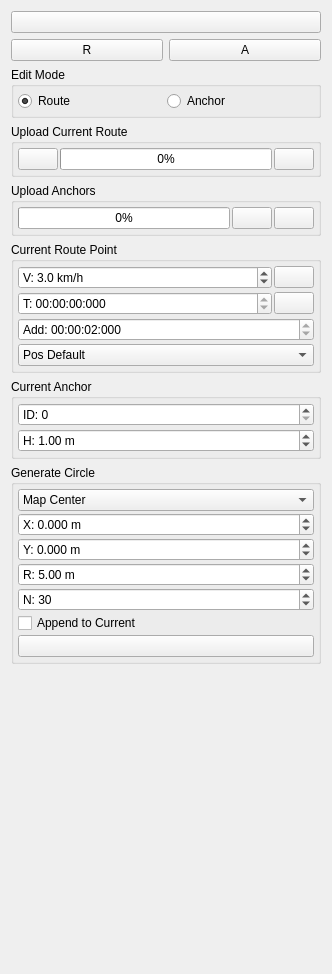
                  <widget class="QWidget" name="scrollAreaWidgetContents_3">
                   <property name="geometry">
                    <rect>
                     <x>0</x>
                     <y>0</y>
                     <width>332</width>
                     <height>974</height>
                    </rect>
                   </property>
                   <layout class="QVBoxLayout" name="verticalLayout_23">
                    <item>
                     <widget class="QPushButton" name="mapEditHelpButton">
                      <property name="toolTip">
                       <string>Show keyboard shortcuts</string>
                      </property>
                      <property name="text">
                       <string/>
                      </property>
                      <property name="icon">
                       <iconset resource="resources.qrc">
                        <normaloff>:/models/Icons/Help-96.png</normaloff>:/models/Icons/Help-96.png</iconset>
                      </property>
                     </widget>
                    </item>
                    <item>
                     <layout class="QHBoxLayout" name="horizontalLayout_5">
                      <item>
                       <widget class="QPushButton" name="mapRemoveRouteButton">
                        <property name="toolTip">
                         <string>Delete current route</string>
                        </property>
                        <property name="text">
                         <string>R</string>
                        </property>
                        <property name="icon">
                         <iconset resource="resources.qrc">
                          <normaloff>:/models/Icons/Delete2-96.png</normaloff>:/models/Icons/Delete2-96.png</iconset>
                        </property>
                       </widget>
                      </item>
                      <item>
                       <widget class="QPushButton" name="removeAnchorsButton">
                        <property name="toolTip">
                         <string>Delete anchors</string>
                        </property>
                        <property name="text">
                         <string>A</string>
                        </property>
                        <property name="icon">
                         <iconset resource="resources.qrc">
                          <normaloff>:/models/Icons/Delete2-96.png</normaloff>:/models/Icons/Delete2-96.png</iconset>
                        </property>
                       </widget>
                      </item>
                     </layout>
                    </item>
                    <item>
                     <widget class="QGroupBox" name="groupBox_8">
                      <property name="title">
                       <string>Edit Mode</string>
                      </property>
                      <layout class="QHBoxLayout" name="horizontalLayout_15">
                       <property name="spacing">
                        <number>2</number>
                       </property>
                       <property name="leftMargin">
                        <number>4</number>
                       </property>
                       <property name="topMargin">
                        <number>4</number>
                       </property>
                       <property name="rightMargin">
                        <number>4</number>
                       </property>
                       <property name="bottomMargin">
                        <number>4</number>
                       </property>
                       <item>
                        <widget class="QRadioButton" name="modeRouteButton">
                         <property name="text">
                          <string>Route</string>
                         </property>
                         <property name="checked">
                          <bool>true</bool>
                         </property>
                        </widget>
                       </item>
                       <item>
                        <widget class="QRadioButton" name="modeAnchorButton">
                         <property name="text">
                          <string>Anchor</string>
                         </property>
                        </widget>
                       </item>
                      </layout>
                     </widget>
                    </item>
                    <item>
                     <widget class="QGroupBox" name="groupBox_6">
                      <property name="title">
                       <string>Upload Current Route</string>
                      </property>
                      <layout class="QHBoxLayout" name="horizontalLayout_9">
                       <property name="spacing">
                        <number>2</number>
                       </property>
                       <property name="leftMargin">
                        <number>4</number>
                       </property>
                       <property name="topMargin">
                        <number>4</number>
                       </property>
                       <property name="rightMargin">
                        <number>4</number>
                       </property>
                       <property name="bottomMargin">
                        <number>4</number>
                       </property>
                       <item>
                        <widget class="QPushButton" name="mapGetRouteButton">
                         <property name="toolTip">
                          <string>Read route from car</string>
                         </property>
                         <property name="text">
                          <string/>
                         </property>
                         <property name="icon">
                          <iconset resource="resources.qrc">
                           <normaloff>:/models/Icons/Upload-96.png</normaloff>:/models/Icons/Upload-96.png</iconset>
                         </property>
                        </widget>
                       </item>
                       <item>
                        <widget class="QProgressBar" name="mapUploadRouteProgressBar">
                         <property name="value">
                          <number>0</number>
                         </property>
                        </widget>
                       </item>
                       <item>
                        <widget class="QPushButton" name="mapUploadRouteButton">
                         <property name="sizePolicy">
                          <sizepolicy hsizetype="Fixed" vsizetype="Fixed">
                           <horstretch>0</horstretch>
                           <verstretch>0</verstretch>
                          </sizepolicy>
                         </property>
                         <property name="toolTip">
                          <string>Write route to car</string>
                         </property>
                         <property name="text">
                          <string/>
                         </property>
                         <property name="icon">
                          <iconset resource="resources.qrc">
                           <normaloff>:/models/Icons/Download-96.png</normaloff>:/models/Icons/Download-96.png</iconset>
                         </property>
                        </widget>
                       </item>
                      </layout>
                     </widget>
                    </item>
                    <item>
                     <widget class="QGroupBox" name="groupBox_17">
                      <property name="title">
                       <string>Upload Anchors</string>
                      </property>
                      <layout class="QHBoxLayout" name="horizontalLayout_16">
                       <property name="spacing">
                        <number>2</number>
                       </property>
                       <property name="leftMargin">
                        <number>4</number>
                       </property>
                       <property name="topMargin">
                        <number>4</number>
                       </property>
                       <property name="rightMargin">
                        <number>4</number>
                       </property>
                       <property name="bottomMargin">
                        <number>4</number>
                       </property>
                       <item>
                        <widget class="QProgressBar" name="anchorUploadProgressBar">
                         <property name="value">
                          <number>0</number>
                         </property>
                        </widget>
                       </item>
                       <item>
                        <widget class="QPushButton" name="clearAnchorButton">
                         <property name="toolTip">
                          <string>Clear anchors on car</string>
                         </property>
                         <property name="text">
                          <string/>
                         </property>
                         <property name="icon">
                          <iconset resource="resources.qrc">
                           <normaloff>:/models/Icons/Delete-96.png</normaloff>:/models/Icons/Delete-96.png</iconset>
                         </property>
                        </widget>
                       </item>
                       <item>
                        <widget class="QPushButton" name="uploadAnchorButton">
                         <property name="toolTip">
                          <string>Write anchors to car</string>
                         </property>
                         <property name="text">
                          <string/>
                         </property>
                         <property name="icon">
                          <iconset resource="resources.qrc">
                           <normaloff>:/models/Icons/Download-96.png</normaloff>:/models/Icons/Download-96.png</iconset>
                         </property>
                        </widget>
                       </item>
                      </layout>
                     </widget>
                    </item>
                    <item>
                     <widget class="QGroupBox" name="groupBox_9">
                      <property name="title">
                       <string>Current Route Point</string>
                      </property>
                      <layout class="QGridLayout" name="gridLayout_6">
                       <property name="leftMargin">
                        <number>4</number>
                       </property>
                       <property name="topMargin">
                        <number>4</number>
                       </property>
                       <property name="rightMargin">
                        <number>4</number>
                       </property>
                       <property name="bottomMargin">
                        <number>4</number>
                       </property>
                       <property name="horizontalSpacing">
                        <number>2</number>
                       </property>
                       <property name="verticalSpacing">
                        <number>3</number>
                       </property>
                       <item row="1" column="0">
                        <widget class="QTimeEdit" name="mapRouteTimeEdit">
                         <property name="displayFormat">
                          <string>T: HH:mm:ss:zzz</string>
                         </property>
                        </widget>
                       </item>
                       <item row="0" column="1">
                        <widget class="QPushButton" name="mapUpdateSpeedButton">
                         <property name="sizePolicy">
                          <sizepolicy hsizetype="Fixed" vsizetype="Fixed">
                           <horstretch>0</horstretch>
                           <verstretch>0</verstretch>
                          </sizepolicy>
                         </property>
                         <property name="toolTip">
                          <string>Set selected speed on all points</string>
                         </property>
                         <property name="text">
                          <string/>
                         </property>
                         <property name="icon">
                          <iconset resource="resources.qrc">
                           <normaloff>:/models/Icons/Available Updates-96.png</normaloff>:/models/Icons/Available Updates-96.png</iconset>
                         </property>
                        </widget>
                       </item>
                       <item row="1" column="1">
                        <widget class="QPushButton" name="mapUpdateTimeButton">
                         <property name="toolTip">
                          <string>Set start time to a specified time from now</string>
                         </property>
                         <property name="text">
                          <string/>
                         </property>
                         <property name="icon">
                          <iconset resource="resources.qrc">
                           <normaloff>:/models/Icons/Clock-96.png</normaloff>:/models/Icons/Clock-96.png</iconset>
                         </property>
                        </widget>
                       </item>
                       <item row="2" column="0" colspan="2">
                        <widget class="QTimeEdit" name="mapRouteAddTimeEdit">
                         <property name="toolTip">
                          <string>Time to add to each new route point from previous point</string>
                         </property>
                         <property name="displayFormat">
                          <string>'Add': HH:mm:ss:zzz</string>
                         </property>
                         <property name="time">
                          <time>
                           <hour>0</hour>
                           <minute>0</minute>
                           <second>2</second>
                          </time>
                         </property>
                        </widget>
                       </item>
                       <item row="0" column="0">
                        <widget class="QDoubleSpinBox" name="mapRouteSpeedBox">
                         <property name="prefix">
                          <string>V: </string>
                         </property>
                         <property name="suffix">
                          <string> km/h</string>
                         </property>
                         <property name="decimals">
                          <number>1</number>
                         </property>
                         <property name="maximum">
                          <double>120.000000000000000</double>
                         </property>
                         <property name="value">
                          <double>3.000000000000000</double>
                         </property>
                        </widget>
                       </item>
                       <item row="3" column="0" colspan="2">
                        <widget class="QComboBox" name="mapRoutePosAttrBox">
                         <item>
                          <property name="text">
                           <string>Pos Default</string>
                          </property>
                         </item>
                         <item>
                          <property name="text">
                           <string>Pos RTK</string>
                          </property>
                         </item>
                         <item>
                          <property name="text">
                           <string>Pos UWB</string>
                          </property>
                         </item>
                         <item>
                          <property name="text">
                           <string>Pos Combined</string>
                          </property>
                         </item>
                        </widget>
                       </item>
                      </layout>
                     </widget>
                    </item>
                    <item>
                     <widget class="QGroupBox" name="groupBox_18">
                      <property name="title">
                       <string>Current Anchor</string>
                      </property>
                      <layout class="QVBoxLayout" name="verticalLayout_17">
                       <property name="spacing">
                        <number>3</number>
                       </property>
                       <property name="leftMargin">
                        <number>4</number>
                       </property>
                       <property name="topMargin">
                        <number>4</number>
                       </property>
                       <property name="rightMargin">
                        <number>4</number>
                       </property>
                       <property name="bottomMargin">
                        <number>4</number>
                       </property>
                       <item>
                        <widget class="QSpinBox" name="anchorIdBox">
                         <property name="prefix">
                          <string>ID: </string>
                         </property>
                         <property name="maximum">
                          <number>65535</number>
                         </property>
                        </widget>
                       </item>
                       <item>
                        <widget class="QDoubleSpinBox" name="anchorHeightBox">
                         <property name="prefix">
                          <string>H: </string>
                         </property>
                         <property name="suffix">
                          <string> m</string>
                         </property>
                         <property name="maximum">
                          <double>999.000000000000000</double>
                         </property>
                         <property name="value">
                          <double>1.000000000000000</double>
                         </property>
                        </widget>
                       </item>
                      </layout>
                     </widget>
                    </item>
                    <item>
                     <widget class="QGroupBox" name="groupBox_4">
                      <property name="title">
                       <string>Generate Circle</string>
                      </property>
                      <layout class="QGridLayout" name="gridLayout_4">
                       <property name="leftMargin">
                        <number>4</number>
                       </property>
                       <property name="topMargin">
                        <number>4</number>
                       </property>
                       <property name="rightMargin">
                        <number>4</number>
                       </property>
                       <property name="bottomMargin">
                        <number>4</number>
                       </property>
                       <property name="spacing">
                        <number>2</number>
                       </property>
                       <item row="7" column="0" colspan="2">
                        <widget class="QPushButton" name="genCircButton">
                         <property name="toolTip">
                          <string>Generate</string>
                         </property>
                         <property name="text">
                          <string/>
                         </property>
                         <property name="icon">
                          <iconset resource="resources.qrc">
                           <normaloff>:/models/Icons/Process-96.png</normaloff>:/models/Icons/Process-96.png</iconset>
                         </property>
                        </widget>
                       </item>
                       <item row="5" column="0" colspan="2">
                        <widget class="QSpinBox" name="genCircPointsBox">
                         <property name="toolTip">
                          <string>Number of circle points</string>
                         </property>
                         <property name="prefix">
                          <string>N: </string>
                         </property>
                         <property name="maximum">
                          <number>500</number>
                         </property>
                         <property name="value">
                          <number>30</number>
                         </property>
                        </widget>
                       </item>
                       <item row="2" column="0" colspan="2">
                        <widget class="QDoubleSpinBox" name="genCircYBox">
                         <property name="toolTip">
                          <string>Center Y (Coordinate mode)</string>
                         </property>
                         <property name="prefix">
                          <string>Y: </string>
                         </property>
                         <property name="suffix">
                          <string> m</string>
                         </property>
                         <property name="decimals">
                          <number>3</number>
                         </property>
                         <property name="minimum">
                          <double>-999.000000000000000</double>
                         </property>
                         <property name="maximum">
                          <double>999.000000000000000</double>
                         </property>
                         <property name="singleStep">
                          <double>0.010000000000000</double>
                         </property>
                        </widget>
                       </item>
                       <item row="4" column="0" colspan="2">
                        <widget class="QDoubleSpinBox" name="genCircRadBox">
                         <property name="toolTip">
                          <string>Circle Radius</string>
                         </property>
                         <property name="prefix">
                          <string>R: </string>
                         </property>
                         <property name="suffix">
                          <string> m</string>
                         </property>
                         <property name="minimum">
                          <double>-9999.000000000000000</double>
                         </property>
                         <property name="maximum">
                          <double>9999.000000000000000</double>
                         </property>
                         <property name="value">
                          <double>5.000000000000000</double>
                         </property>
                        </widget>
                       </item>
                       <item row="1" column="0" colspan="2">
                        <widget class="QDoubleSpinBox" name="genCircXBox">
                         <property name="toolTip">
                          <string>Center X (Coordinate mode)</string>
                         </property>
                         <property name="prefix">
                          <string>X: </string>
                         </property>
                         <property name="suffix">
                          <string> m</string>
                         </property>
                         <property name="decimals">
                          <number>3</number>
                         </property>
                         <property name="minimum">
                          <double>-999.000000000000000</double>
                         </property>
                         <property name="maximum">
                          <double>999.000000000000000</double>
                         </property>
                         <property name="singleStep">
                          <double>0.010000000000000</double>
                         </property>
                        </widget>
                       </item>
                       <item row="0" column="0" colspan="2">
                        <widget class="QComboBox" name="genCircCenterBox">
                         <item>
                          <property name="text">
                           <string>Map Center</string>
                          </property>
                         </item>
                         <item>
                          <property name="text">
                           <string>Car Tangent</string>
                          </property>
                         </item>
                         <item>
                          <property name="text">
                           <string>Car Center</string>
                          </property>
                         </item>
                         <item>
                          <property name="text">
                           <string>Coordinates</string>
                          </property>
                         </item>
                         <item>
                          <property name="text">
                           <string>Selected Route Center</string>
                          </property>
                         </item>
                        </widget>
                       </item>
                       <item row="6" column="0">
                        <widget class="QCheckBox" name="genCircAppendCurrentBox">
                         <property name="text">
                          <string>Append to Current</string>
                         </property>
                         <property name="checked">
                          <bool>false</bool>
                         </property>
                        </widget>
                       </item>
                      </layout>
                     </widget>
                    </item>
                    <item>
                     <spacer name="verticalSpacer_4">
                      <property name="orientation">
                       <enum>Qt::Vertical</enum>
                      </property>
                      <property name="sizeHint" stdset="0">
                       <size>
                        <width>20</width>
                        <height>208</height>
                       </size>
                      </property>
                     </spacer>
                    </item>
                   </layout>
                  </widget>
